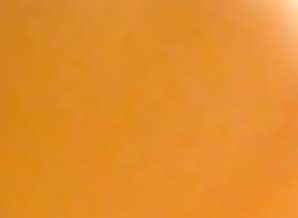
#> input picture hsvExtract/orange.png, 149 x 109 px (shown 2 times larger)
$ python hsvExtract.py   (older library calls are emulated)
#> lines starting #> are read from the running program, lines starting #| are printed output that depends on the picture
import cv2
import numpy
import matplotlib.pyplot as plt


def getImage(path):
#> called with path = 'orange.png'
    return  cv2.imread(cv2.samples.findFile(path))
#> returned value is the input picture: shape (109, 149, 3); mean B, G, R 43.7, 142.1, 227.3

if __name__ == "__main__":

    orange = getImage("orange.png")
    orange_dark  = getImage("orange_dark.png")
#> call 2 of getImage, with path = 'orange_dark.png'
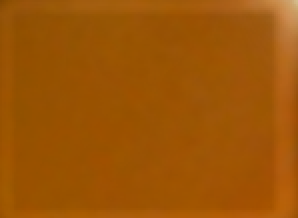
#> input picture hsvExtract/orange_dark.png, 149 x 109 px (shown 2 times larger)
#> in getImage, returned value is the input picture: shape (109, 149, 3); mean B, G, R 5.6, 85.3, 157.4
    orange_light = getImage("orange_light.png")
#> call 3 of getImage, with path = 'orange_light.png'
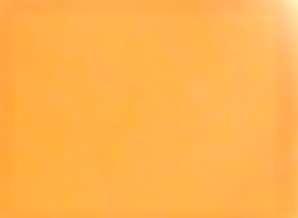
#> input picture hsvExtract/orange_light.png, 149 x 109 px (shown 2 times larger)
#> in getImage, returned value is the input picture: shape (109, 149, 3); mean B, G, R 78.7, 178.6, 255

    # cv2.imshow("orange", orange)
    # cv2.imshow("orange_dark", orange_dark)
    # cv2.imshow("orange_light", orange_light)
    orangeConcat = cv2.hconcat([orange_dark, orange, orange_light])
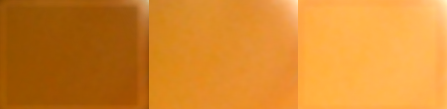
#> orangeConcat: shape (109, 447, 3); mean B, G, R 42.6, 135.3, 213.2
    cv2.imshow("orange", orangeConcat)

    h, w, c = orange.shape
#> h = 109; w = 149; c = 3

    print("| orange")
    print("| >> \t shape =", orange.shape)
#| | >> 	 shape = (109, 149, 3)

    print("| orange_dark")
    print("| >> \t shape =", orange_dark.shape)
#| | >> 	 shape = (109, 149, 3)

    print("| orange_light")
    print("| >> \t shape =", orange_light.shape)
#| | >> 	 shape = (109, 149, 3)

    orange_hsv = cv2.cvtColor(orange, cv2.COLOR_BGR2HSV)
#> orange_hsv: shape (109, 149, 3); mean H, S, V 16.1, 206.3, 227.3
    orange_dark_hsv = cv2.cvtColor(orange_dark, cv2.COLOR_BGR2HSV)
#> orange_dark_hsv: shape (109, 149, 3); mean H, S, V 15.8, 246.6, 157.4
    orange_light_hsv = cv2.cvtColor(orange_light, cv2.COLOR_BGR2HSV)
#> orange_light_hsv: shape (109, 149, 3); mean H, S, V 17, 176.3, 255

    oranges = cv2.split(orange_hsv)
    oranges_dark = cv2.split(orange_dark_hsv)
    oranges_light = cv2.split(orange_light_hsv)

    fig, axs = plt.subplots(c, 1, figsize=(8, 8))

    fig, ax = plt.subplots(figsize=(10, 10))

    for i in range(c):

        x = oranges[i].reshape((-1, ))
        axs[i].hist(x, color='blue', bins=40, alpha=0.3, normed=True, label='orange')

        x = oranges_dark[i].reshape((-1, ))
        axs[i].hist(x, color='green', bins=40, alpha=0.3, normed=True, label='orange_dark')

        x = oranges_light[i].reshape((-1, ))
        axs[i].hist(x, color='red', bins=40, alpha=0.3, normed=True, label='orange_light')

        axs[i].set_ylim(0, 1)
        axs[i].legend()

    orangesArrays = [oranges, oranges_dark, oranges_light]
    name = ['orange', 'orange_dark', 'orange_light']

    for i in range(3):
        orangesArray = orangesArrays[i]
        x = orangesArray[1].reshape((-1, ))
        y = orangesArray[2].reshape((-1, ))
        ax.scatter(x, y, s=2, alpha=0.1, label=name[i])

    ax.legend()
    plt.show()
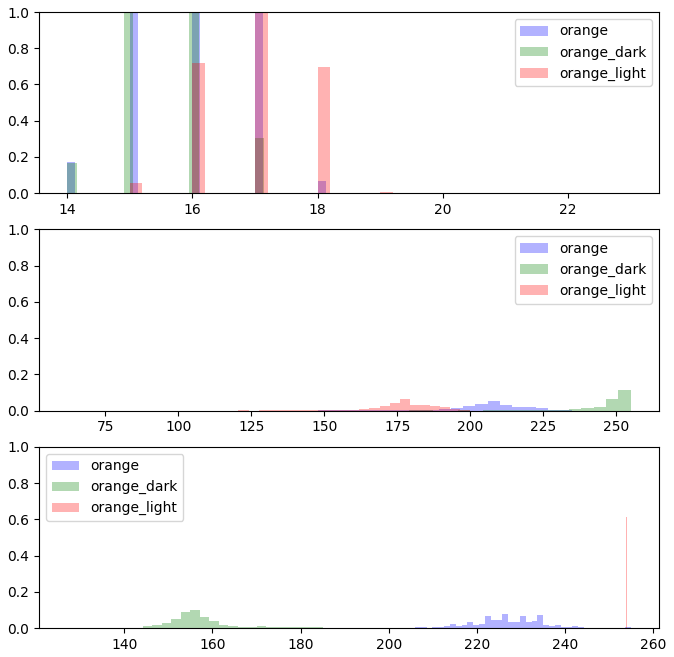
#> figure drawn by matplotlib, 3 panels; panel 1: tallest bar 3.68 high, from x = 16 to 16.12; panel 1: tallest bar 4.57 high, from x = 15.95 to 16.1; panel 1: tallest bar 3.52 high, from x = 17 to 17.2; panel 2: tallest bar 0.0536 high, from x = 206 to 210.1
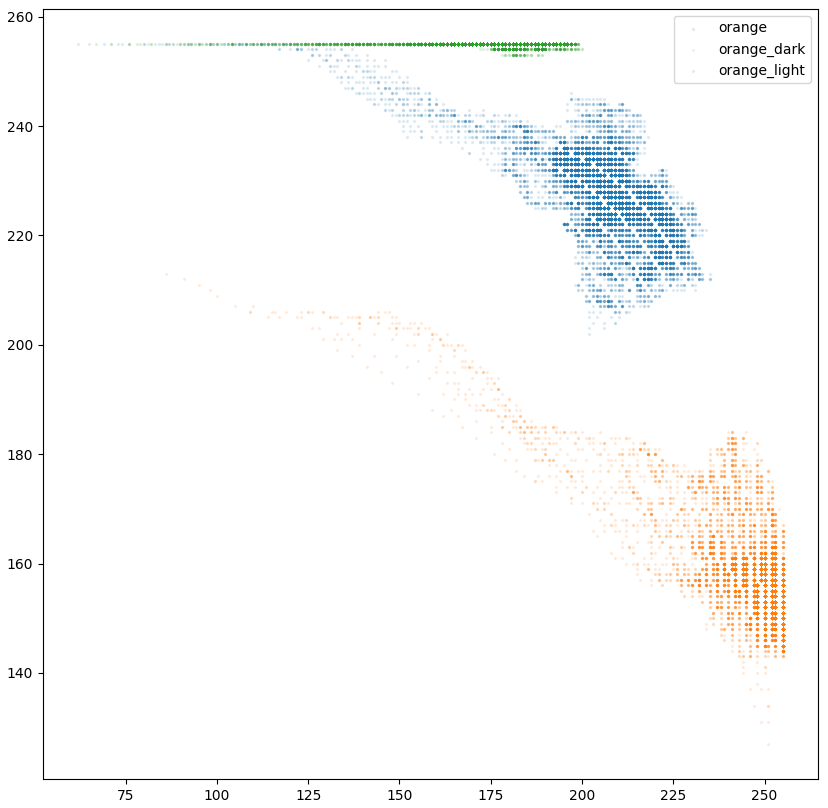
#> figure drawn by matplotlib, 1 panel
